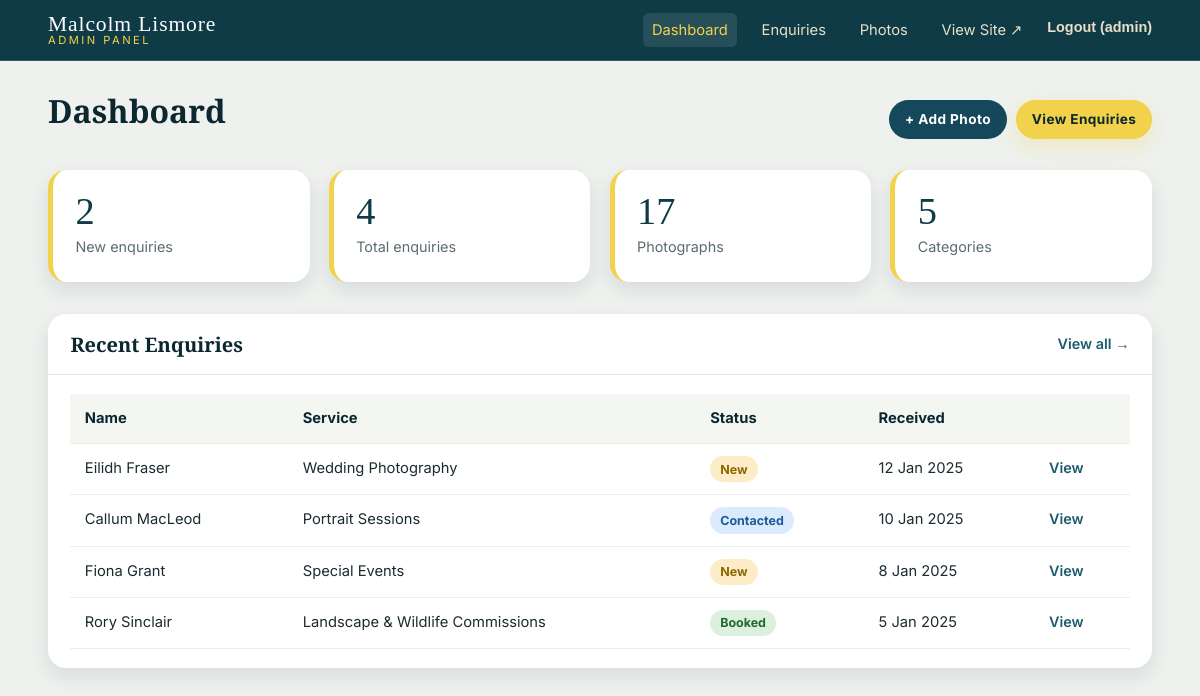
The page /admin/index.php (signed in) on the database its author committed.
### tables this page shows
CREATE TABLE IF NOT EXISTS enquiries (
  enquiry_id    INT AUTO_INCREMENT PRIMARY KEY,
  name          VARCHAR(100)    NOT NULL,
  email         VARCHAR(150)    NOT NULL,
  phone         VARCHAR(40)     NULL,
  service_type  VARCHAR(100)    NULL,
  event_date    DATE            NULL,
  location      VARCHAR(150)    NULL,
  budget        VARCHAR(60)     NULL,
  message       TEXT            NOT NULL,
  status        ENUM('new','contacted','booked','closed')
                                NOT NULL DEFAULT 'new',
  created_at    TIMESTAMP       NOT NULL DEFAULT CURRENT_TIMESTAMP,
  INDEX idx_enquiries_status  (status),
  INDEX idx_enquiries_created (created_at)
);

### includes/db.php (called while the page is built, shortened)
<?php
function db(): PDO
{
    static $pdo = null;
    if ($pdo instanceof PDO) {
        return $pdo;
    }
    $dsn = sprintf(
        'mysql:host=%s;port=%s;dbname=%s;charset=%s',
        DB_HOST,
        DB_PORT,
        DB_NAME,
        DB_CHARSET
    );
    $options = [
        PDO::ATTR_ERRMODE            => PDO::ERRMODE_EXCEPTION,
        PDO::ATTR_DEFAULT_FETCH_MODE => PDO::FETCH_ASSOC,
        PDO::ATTR_EMULATE_PREPARES   => false,
    ];
    try {
        $pdo = new PDO($dsn, DB_USER, DB_PASS, $options);
    } catch (PDOException $e) {
        http_response_code(500);
        exit('Sorry, we are experiencing a database connection problem. Please try again later.');
    }
    return $pdo;
}

### includes/functions.php (called while the page is built, shortened)
<?php
require_once __DIR__ . '/db.php';
function e(?string $value): string
{
    return htmlspecialchars((string) $value, ENT_QUOTES | ENT_SUBSTITUTE, 'UTF-8');
}

### admin/index.php (the view, shortened to what this page needs)
<?php
require_once __DIR__ . '/../includes/admin-header.php';
$newEnquiries  = (int) db()->query("SELECT COUNT(*) FROM enquiries WHERE status = 'new'")->fetchColumn();
$totalEnquiry  = (int) db()->query('SELECT COUNT(*) FROM enquiries')->fetchColumn();
$totalPhotos   = (int) db()->query('SELECT COUNT(*) FROM photos')->fetchColumn();
$totalCats     = (int) db()->query('SELECT COUNT(*) FROM categories')->fetchColumn();
$recent = db()->query(
    'SELECT enquiry_id, name, service_type, status, created_at
     FROM enquiries ORDER BY created_at DESC LIMIT 5'
)->fetchAll();
?>
<div class="admin-title">
  <h1 style="color:var(--teal-900);">Dashboard</h1>
  <div style="display:flex;gap:0.6rem;flex-wrap:wrap;">
    <a class="btn btn-teal btn-sm" href="photo-add.php">+ Add Photo</a>
    <a class="btn btn-gold btn-sm" href="enquiries.php">View Enquiries</a>
  </div>
</div>
<div class="stat-grid">
  <div class="stat-card">
    <div class="num"><?= $newEnquiries ?></div>
    <div class="lbl">New enquiries</div>
  </div>
  <div class="stat-card">
    <div class="num"><?= $totalEnquiry ?></div>
    <div class="lbl">Total enquiries</div>
  </div>
  <div class="stat-card">
    <div class="num"><?= $totalPhotos ?></div>
    <div class="lbl">Photographs</div>
  </div>
  <div class="stat-card">
    <div class="num"><?= $totalCats ?></div>
    <div class="lbl">Categories</div>
  </div>
</div>
<div class="panel">
  <div class="panel-head">
    <h2>Recent Enquiries</h2>
    <a class="link-btn" href="enquiries.php">View all &rarr;</a>
  </div>
  <div class="panel-body">
    <?php if (empty($recent)): ?>
      <p style="color:var(--muted);">No enquiries have been submitted yet.</p>
    <?php else: ?>
      <table class="data-table">
        <thead>
          <tr><th>Name</th><th>Service</th><th>Status</th><th>Received</th><th></th></tr>
        </thead>
        <tbody>
          <?php foreach ($recent as $row): ?>
            <tr>
              <td><?= e($row['name']) ?></td>
              <td><?= e((string) ($row['service_type'] ?? '—')) ?></td>
              <td><span class="status-pill status-<?= e($row['status']) ?>"><?= e($row['status']) ?></span></td>
              <td><?= e(date('j M Y', strtotime((string) $row['created_at']))) ?></td>
              <td><a class="link-btn" href="enquiry-view.php?id=<?= (int) $row['enquiry_id'] ?>">View</a></td>
            </tr>
          <?php endforeach; ?>
        </tbody>
      </table>
    <?php endif; ?>
  </div>
</div>
<?php require __DIR__ . '/../includes/admin-footer.php'; ?>

### assets/css/style.css (style rules this page uses)
:root { --teal-900: #0b2730; --teal-800: #0f3b47; --teal-700: #14485a; --teal-600: #1c5c6e; --teal-500: #2a7385; --ivory: #f6f1e3; --sand: #e7e0c6; --sand-dark: #d8cfae; --gold: #f2d24a; --gold-dark: #d9b61f; --ink: #1c2b30; --muted: #5b6b70; --white: #ffffff; --line: rgba(255, 255, 255, 0.14); --shadow: 0 18px 45px rgba(11, 39, 48, 0.28); --radius: 18px; --maxw: 1200px; --font-head: "Playfair Display", Georgia, "Times New Roman", serif; --font-body: "Inter", "Segoe UI", Arial, Helvetica, sans-serif; }
* { box-sizing: border-box; }
html { scroll-behavior: smooth; }
body { margin: 0; font-family: var(--font-body); color: var(--ivory); background: var(--teal-800); line-height: 1.7; font-size: 16px; -webkit-font-smoothing: antialiased; }
a { color: inherit; text-decoration: none; }
h1, h2, h3, h4 { font-family: var(--font-head); font-weight: 700; line-height: 1.15; margin: 0 0 0.5em; color: var(--white); }
.btn { display: inline-block; padding: 0.85em 1.9em; border-radius: 999px; font-weight: 700; letter-spacing: 0.03em; border: 2px solid transparent; cursor: pointer; transition: transform 0.15s ease, background 0.2s ease, color 0.2s ease, box-shadow 0.2s ease; font-family: var(--font-body); font-size: 0.95rem; }
.btn-gold { background: var(--gold); color: var(--teal-900); box-shadow: 0 8px 20px rgba(242, 210, 74, 0.28); }
.btn-teal { background: var(--teal-700); color: var(--white); }
.admin-body { background: #eef1ee; color: var(--ink); min-height: 100vh; }
.admin-title { display: flex; align-items: center; justify-content: space-between; flex-wrap: wrap; gap: 1rem; margin-bottom: 1.5rem; }
.stat-grid { display: grid; grid-template-columns: repeat(4, 1fr); gap: 1.2rem; margin-bottom: 2rem; }
.stat-card { background: var(--white); border-radius: var(--radius); padding: 1.4rem; box-shadow: 0 8px 20px rgba(11, 39, 48, 0.1); border-left: 5px solid var(--gold); }
.stat-card .num { font-family: var(--font-head); font-size: 2.4rem; color: var(--teal-800); line-height: 1; }
.stat-card .lbl { color: var(--muted); font-size: 0.9rem; margin-top: 0.3rem; }
.panel { background: var(--white); border-radius: var(--radius); box-shadow: 0 8px 20px rgba(11, 39, 48, 0.1); overflow: hidden; }
.panel-head { padding: 1.1rem 1.4rem; border-bottom: 1px solid #e4e7e2; display: flex; justify-content: space-between; align-items: center; flex-wrap: wrap; gap: 0.8rem; }
.panel-head h2 { color: var(--teal-900); font-size: 1.25rem; margin: 0; }
.panel-body { padding: 1.2rem 1.4rem; }
.data-table { width: 100%; border-collapse: collapse; }
.data-table th, .data-table td { padding: 0.75rem 0.9rem; text-align: left; border-bottom: 1px solid #eceee9; font-size: 0.92rem; vertical-align: top; }
.data-table th { background: #f4f6f2; color: var(--teal-900); font-weight: 700; }
.status-pill { display: inline-block; padding: 0.2em 0.8em; border-radius: 999px; font-size: 0.78rem; font-weight: 700; text-transform: capitalize; }
.status-new { background: #fdecc8; color: #8a6a00; }
.status-contacted { background: #dceafd; color: #1c5c9e; }
.status-booked { background: #dcf0dd; color: #1f6b2c; }
.link-btn { background: none; border: 0; color: var(--teal-600); cursor: pointer; font-weight: 600; padding: 0; font-size: 0.9rem; }
.btn-sm { padding: 0.45em 1em; font-size: 0.85rem; }

### rows shown on the page
enquiries: name "Eilidh Fraser", service_type "Wedding Photography", status "New", created_at "12 Jan 2025"
enquiries: name "Callum MacLeod", service_type "Portrait Sessions", status "Contacted", created_at "10 Jan 2025"
enquiries: name "Fiona Grant", service_type "Special Events", status "New", created_at "8 Jan 2025"
enquiries: name "Rory Sinclair", service_type "Landscape & Wildlife Commissions", status "Booked", created_at "5 Jan 2025"

### other values the page prints
$adminUsername "admin"
$newEnquiries "2"
$totalEnquiry "4"
$totalPhotos "17"
$totalCats "5"
